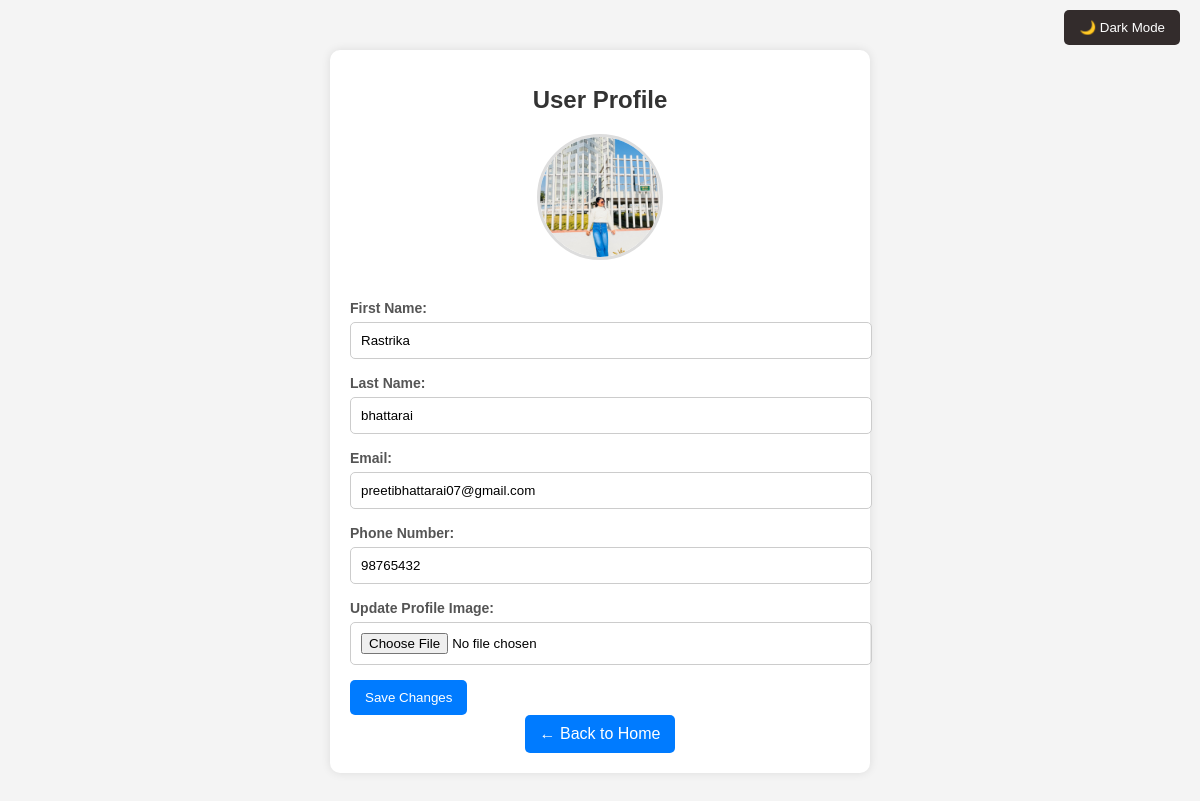
Page /user/profile/ (signed in) on the committed database.
### accounts/models.py (models this page shows, shortened)
class User(AbstractUser):
    username = None  # ✅ Remove username field completely
    email = models.EmailField(unique=True)  # Email as the unique identifier
    phone = models.CharField(max_length=15, unique=True)
    password = models.CharField(max_length=100)
    profile_image = models.ImageField(upload_to="profile_images/", null=True, blank=True)
    is_verified = models.BooleanField(default=False)
    is_artist = models.BooleanField(default=False)
    otp = models.CharField(max_length=6, blank=True, null=True)  # ✅ Stores OTP
    city = models.CharField(max_length=100, null=True, blank=True)
    works_at = models.CharField(max_length=255, null=True, blank=True)
    experience_years = models.IntegerField(default=0, null=True, blank=True)
    training_certificate = models.FileField(upload_to="certificates/", null=True, blank=True)
    is_available = models.BooleanField(default=True)
    USERNAME_FIELD = "email"  # ✅ Login using email instead of username
    REQUIRED_FIELDS = []  # ✅ Don't require username
    objects = CustomUserManager()  # ✅ Use custom manager

### accounts/views.py (the view, shortened to what this page needs)
# urls.py: path('user/profile/', user_profile, name='user_profile'),
@login_required
def user_profile(request):
    user = request.user
    return render(request, 'accounts/user_profile.html', {'user': user})

### accounts/templates/accounts/user_profile.html (shortened to what this page needs)
{% load static %}
<!DOCTYPE html>
<html lang="en">
<head>
    <link rel="stylesheet" href="{% static 'css/user_profile.css' %}">
</head>
<body>
    <div class="container">
        <div class="profile-header">
            <h1>User Profile</h1>
        </div>
        <div class="profile-content">
            <div class="profile-image">
                {% if user.profile_image %}
                    <img src="{{ user.profile_image.url }}" alt="Profile Image">
                {% else %}
                    <img src="{% static 'images/default_profile.png' %}" alt="Default Profile Image">
                {% endif %}
            </div>
            <form method="POST" enctype="multipart/form-data">
                <label>First Name:</label>
                <input type="text" name="first_name" value="{{ user.first_name }}" required>
                <label>Last Name:</label>
                <input type="text" name="last_name" value="{{ user.last_name }}" required>
                <label>Email:</label>
                <input type="email" name="email" value="{{ user.email }}" required>
                <label>Phone Number:</label>
                <input type="text" name="phone" value="{{ user.phone }}" required>
                <label>Update Profile Image:</label>
                <input type="file" name="profile_image">
                <button type="submit" class="save-btn">Save Changes</button>
            </form>
            <div class="back-home">
                <a href="{% url 'home' %}" class="back-btn">← Back to Home</a>
            </div>
            <button id="dark-mode-toggle">🌙 Dark Mode</button>
        </div>
    </div>
</body>
</html>

### accounts/static/css/user_profile.css (style rules this page uses)
body { font-family: Arial, sans-serif; background-color: #f4f4f4; margin: 0; padding: 0; }
.container { max-width: 500px; margin: 50px auto; background: white; padding: 20px; border-radius: 10px; box-shadow: 0px 0px 10px rgba(0, 0, 0, 0.1); text-align: center; }
.profile-header h1 { margin-bottom: 20px; font-size: 24px; color: #333; }
.profile-image img { width: 120px; height: 120px; border-radius: 50%; object-fit: cover; border: 3px solid #ddd; margin-bottom: 15px; }
form { text-align: left; margin-top: 20px; }
form label { font-size: 14px; color: #555; font-weight: bold; }
form input { width: 100%; padding: 10px; margin-top: 5px; margin-bottom: 15px; border: 1px solid #ccc; border-radius: 5px; }
.save-btn, .back-btn { display: inline-block; padding: 10px 15px; background-color: #007bff; color: white; text-decoration: none; border-radius: 5px; border: none; cursor: pointer; transition: 0.3s; }

### accounts/templates/accounts/user_profile.html (style rules this page uses)
#dark-mode-toggle { position: fixed; top: 10px; right: 20px; background: #332c2c; color: white; border: none; padding: 10px 15px; cursor: pointer; border-radius: 5px; }

### rows in the picture
User: profile_image (picture), first_name "Rastrika", last_name "bhattarai", email "preetibhattarai07@gmail.com", phone "98765432"
